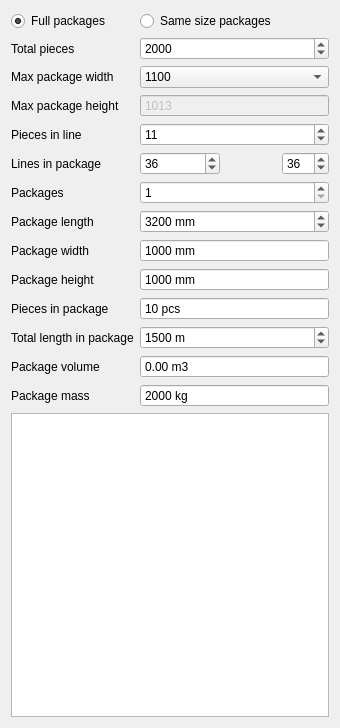
      <widget class="QWidget" name="tab_packaging">
       <attribute name="title">
        <string>Packaging</string>
       </attribute>
       <layout class="QGridLayout" name="gridLayout">
        <item row="5" column="0">
         <widget class="QLabel" name="label_maxPackageWidth">
          <property name="locale">
           <locale language="English" country="UnitedStates"/>
          </property>
          <property name="text">
           <string>Max package width</string>
          </property>
          <property name="buddy">
           <cstring>spinBox_maxPackageWidth</cstring>
          </property>
         </widget>
        </item>
        <item row="14" column="0">
         <widget class="QLabel" name="label_totalLengthInPackage">
          <property name="text">
           <string>Total length in package</string>
          </property>
         </widget>
        </item>
        <item row="7" column="0">
         <widget class="QLabel" name="label_piecesInLine">
          <property name="text">
           <string>Pieces in line</string>
          </property>
          <property name="buddy">
           <cstring>spinBox_piecesInLine</cstring>
          </property>
         </widget>
        </item>
        <item row="8" column="1">
         <widget class="QSpinBox" name="spinBox_linesInPackage">
          <property name="sizePolicy">
           <sizepolicy hsizetype="Fixed" vsizetype="Maximum">
            <horstretch>0</horstretch>
            <verstretch>0</verstretch>
           </sizepolicy>
          </property>
          <property name="minimumSize">
           <size>
            <width>80</width>
            <height>0</height>
           </size>
          </property>
          <property name="locale">
           <locale language="English" country="UnitedStates"/>
          </property>
          <property name="inputMethodHints">
           <set>Qt::ImhDialableCharactersOnly|Qt::ImhDigitsOnly|Qt::ImhNoEditMenu|Qt::ImhNoPredictiveText|Qt::ImhNoTextHandles|Qt::ImhPreferNumbers|Qt::ImhPreferUppercase|Qt::ImhUppercaseOnly</set>
          </property>
          <property name="buttonSymbols">
           <enum>QAbstractSpinBox::UpDownArrows</enum>
          </property>
          <property name="suffix">
           <string/>
          </property>
          <property name="prefix">
           <string/>
          </property>
          <property name="minimum">
           <number>1</number>
          </property>
          <property name="maximum">
           <number>70</number>
          </property>
          <property name="value">
           <number>36</number>
          </property>
         </widget>
        </item>
        <item row="6" column="0">
         <widget class="QLabel" name="label_maxPackageHeight">
          <property name="locale">
           <locale language="English" country="UnitedStates"/>
          </property>
          <property name="text">
           <string>Max package height</string>
          </property>
          <property name="buddy">
           <cstring>spinBox_maxPackageHeight</cstring>
          </property>
         </widget>
        </item>
        <item row="9" column="0">
         <widget class="QLabel" name="label_packages">
          <property name="text">
           <string>Packages</string>
          </property>
         </widget>
        </item>
        <item row="13" column="0">
         <widget class="QLabel" name="label_piecesInPackage">
          <property name="text">
           <string>Pieces in package</string>
          </property>
          <property name="buddy">
           <cstring>spinBox_piecesInPackage</cstring>
          </property>
         </widget>
        </item>
        <item row="15" column="0">
         <widget class="QLabel" name="label_packageVolume">
          <property name="locale">
           <locale language="English" country="UnitedStates"/>
          </property>
          <property name="text">
           <string>Package volume</string>
          </property>
          <property name="buddy">
           <cstring>doubleSpinBox_packageVolume</cstring>
          </property>
         </widget>
        </item>
        <item row="8" column="0">
         <widget class="QLabel" name="label_linesInPackage">
          <property name="text">
           <string>Lines in package</string>
          </property>
          <property name="buddy">
           <cstring>spinBox_linesInPackage</cstring>
          </property>
         </widget>
        </item>
        <item row="4" column="0">
         <widget class="QLabel" name="label_totalPieces">
          <property name="text">
           <string>Total pieces</string>
          </property>
         </widget>
        </item>
        <item row="0" column="0">
         <widget class="QRadioButton" name="radioButton_fullPackages">
          <property name="text">
           <string>Full packages</string>
          </property>
          <property name="checked">
           <bool>true</bool>
          </property>
         </widget>
        </item>
        <item row="12" column="0">
         <widget class="QLabel" name="label_packageHeight">
          <property name="locale">
           <locale language="English" country="UnitedStates"/>
          </property>
          <property name="text">
           <string>Package height</string>
          </property>
          <property name="buddy">
           <cstring>spinBox_packageHeight</cstring>
          </property>
         </widget>
        </item>
        <item row="0" column="1">
         <widget class="QRadioButton" name="radioButton_sameSizePackages">
          <property name="text">
           <string>Same size packages</string>
          </property>
         </widget>
        </item>
        <item row="10" column="0">
         <widget class="QLabel" name="label_packageLength">
          <property name="locale">
           <locale language="English" country="UnitedStates"/>
          </property>
          <property name="text">
           <string>Package length</string>
          </property>
          <property name="buddy">
           <cstring>spinBox_packageLength</cstring>
          </property>
         </widget>
        </item>
        <item row="11" column="0">
         <widget class="QLabel" name="label_packageWidth">
          <property name="locale">
           <locale language="English" country="UnitedStates"/>
          </property>
          <property name="text">
           <string>Package width</string>
          </property>
          <property name="buddy">
           <cstring>spinBox_packageWidth</cstring>
          </property>
         </widget>
        </item>
        <item row="16" column="0">
         <widget class="QLabel" name="label_packageMass">
          <property name="locale">
           <locale language="English" country="UnitedStates"/>
          </property>
          <property name="text">
           <string>Package mass</string>
          </property>
          <property name="buddy">
           <cstring>spinBox_packageMass</cstring>
          </property>
         </widget>
        </item>
        <item row="8" column="2">
         <widget class="QSpinBox" name="spinBox_maxLinesInPackage">
          <property name="sizePolicy">
           <sizepolicy hsizetype="Preferred" vsizetype="Fixed">
            <horstretch>0</horstretch>
            <verstretch>0</verstretch>
           </sizepolicy>
          </property>
          <property name="minimum">
           <number>1</number>
          </property>
          <property name="maximum">
           <number>900</number>
          </property>
          <property name="value">
           <number>36</number>
          </property>
         </widget>
        </item>
        <item row="4" column="1" colspan="2">
         <widget class="QSpinBox" name="spinBox_totalPieces">
          <property name="minimum">
           <number>1</number>
          </property>
          <property name="maximum">
           <number>90000</number>
          </property>
          <property name="value">
           <number>2000</number>
          </property>
         </widget>
        </item>
        <item row="5" column="1" colspan="2">
         <widget class="QComboBox" name="comboBox_maxPackageWidth">
          <property name="currentText">
           <string>1100</string>
          </property>
          <item>
           <property name="text">
            <string>1100</string>
           </property>
          </item>
          <item>
           <property name="text">
            <string>800</string>
           </property>
          </item>
          <item>
           <property name="text">
            <string>1200</string>
           </property>
          </item>
         </widget>
        </item>
        <item row="6" column="1" colspan="2">
         <widget class="QSpinBox" name="spinBox_maxPackageHeight">
          <property name="enabled">
           <bool>false</bool>
          </property>
          <property name="sizePolicy">
           <sizepolicy hsizetype="Minimum" vsizetype="Maximum">
            <horstretch>0</horstretch>
            <verstretch>0</verstretch>
           </sizepolicy>
          </property>
          <property name="locale">
           <locale language="English" country="UnitedStates"/>
          </property>
          <property name="inputMethodHints">
           <set>Qt::ImhDialableCharactersOnly|Qt::ImhDigitsOnly|Qt::ImhNoEditMenu|Qt::ImhNoPredictiveText|Qt::ImhNoTextHandles|Qt::ImhPreferNumbers|Qt::ImhPreferUppercase|Qt::ImhUppercaseOnly</set>
          </property>
          <property name="buttonSymbols">
           <enum>QAbstractSpinBox::NoButtons</enum>
          </property>
          <property name="suffix">
           <string/>
          </property>
          <property name="maximum">
           <number>2000</number>
          </property>
          <property name="singleStep">
           <number>10</number>
          </property>
          <property name="value">
           <number>1013</number>
          </property>
         </widget>
        </item>
        <item row="7" column="1" colspan="2">
         <widget class="QSpinBox" name="spinBox_piecesInLine">
          <property name="sizePolicy">
           <sizepolicy hsizetype="Minimum" vsizetype="Maximum">
            <horstretch>0</horstretch>
            <verstretch>0</verstretch>
           </sizepolicy>
          </property>
          <property name="locale">
           <locale language="English" country="UnitedStates"/>
          </property>
          <property name="inputMethodHints">
           <set>Qt::ImhDialableCharactersOnly|Qt::ImhDigitsOnly|Qt::ImhNoEditMenu|Qt::ImhNoPredictiveText|Qt::ImhNoTextHandles|Qt::ImhPreferNumbers|Qt::ImhPreferUppercase|Qt::ImhUppercaseOnly</set>
          </property>
          <property name="buttonSymbols">
           <enum>QAbstractSpinBox::UpDownArrows</enum>
          </property>
          <property name="suffix">
           <string/>
          </property>
          <property name="prefix">
           <string/>
          </property>
          <property name="minimum">
           <number>1</number>
          </property>
          <property name="maximum">
           <number>60</number>
          </property>
          <property name="value">
           <number>11</number>
          </property>
         </widget>
        </item>
        <item row="9" column="1" colspan="2">
         <widget class="QSpinBox" name="spinBox_packages">
          <property name="suffix">
           <string/>
          </property>
          <property name="minimum">
           <number>1</number>
          </property>
         </widget>
        </item>
        <item row="10" column="1" colspan="2">
         <widget class="QSpinBox" name="spinBox_packageLength">
          <property name="sizePolicy">
           <sizepolicy hsizetype="Minimum" vsizetype="Maximum">
            <horstretch>0</horstretch>
            <verstretch>0</verstretch>
           </sizepolicy>
          </property>
          <property name="locale">
           <locale language="English" country="UnitedStates"/>
          </property>
          <property name="inputMethodHints">
           <set>Qt::ImhDialableCharactersOnly|Qt::ImhDigitsOnly|Qt::ImhNoEditMenu|Qt::ImhNoPredictiveText|Qt::ImhNoTextHandles|Qt::ImhPreferNumbers|Qt::ImhPreferUppercase|Qt::ImhUppercaseOnly</set>
          </property>
          <property name="buttonSymbols">
           <enum>QAbstractSpinBox::UpDownArrows</enum>
          </property>
          <property name="suffix">
           <string> mm</string>
          </property>
          <property name="maximum">
           <number>7000</number>
          </property>
          <property name="singleStep">
           <number>10</number>
          </property>
          <property name="value">
           <number>3200</number>
          </property>
         </widget>
        </item>
        <item row="11" column="1" colspan="2">
         <widget class="QSpinBox" name="spinBox_packageWidth">
          <property name="sizePolicy">
           <sizepolicy hsizetype="Minimum" vsizetype="Maximum">
            <horstretch>0</horstretch>
            <verstretch>0</verstretch>
           </sizepolicy>
          </property>
          <property name="locale">
           <locale language="English" country="UnitedStates"/>
          </property>
          <property name="inputMethodHints">
           <set>Qt::ImhDialableCharactersOnly|Qt::ImhDigitsOnly|Qt::ImhNoEditMenu|Qt::ImhNoPredictiveText|Qt::ImhNoTextHandles|Qt::ImhPreferNumbers|Qt::ImhPreferUppercase|Qt::ImhUppercaseOnly</set>
          </property>
          <property name="readOnly">
           <bool>true</bool>
          </property>
          <property name="buttonSymbols">
           <enum>QAbstractSpinBox::NoButtons</enum>
          </property>
          <property name="suffix">
           <string> mm</string>
          </property>
          <property name="maximum">
           <number>1300</number>
          </property>
          <property name="singleStep">
           <number>10</number>
          </property>
          <property name="value">
           <number>1000</number>
          </property>
         </widget>
        </item>
        <item row="12" column="1" colspan="2">
         <widget class="QSpinBox" name="spinBox_packageHeight">
          <property name="sizePolicy">
           <sizepolicy hsizetype="Minimum" vsizetype="Maximum">
            <horstretch>0</horstretch>
            <verstretch>0</verstretch>
           </sizepolicy>
          </property>
          <property name="locale">
           <locale language="English" country="UnitedStates"/>
          </property>
          <property name="inputMethodHints">
           <set>Qt::ImhDialableCharactersOnly|Qt::ImhDigitsOnly|Qt::ImhNoEditMenu|Qt::ImhNoPredictiveText|Qt::ImhNoTextHandles|Qt::ImhPreferNumbers|Qt::ImhPreferUppercase|Qt::ImhUppercaseOnly</set>
          </property>
          <property name="readOnly">
           <bool>true</bool>
          </property>
          <property name="buttonSymbols">
           <enum>QAbstractSpinBox::NoButtons</enum>
          </property>
          <property name="suffix">
           <string> mm</string>
          </property>
          <property name="maximum">
           <number>2000</number>
          </property>
          <property name="singleStep">
           <number>10</number>
          </property>
          <property name="value">
           <number>1000</number>
          </property>
         </widget>
        </item>
        <item row="13" column="1" colspan="2">
         <widget class="QSpinBox" name="spinBox_piecesInPackage">
          <property name="sizePolicy">
           <sizepolicy hsizetype="Minimum" vsizetype="Maximum">
            <horstretch>0</horstretch>
            <verstretch>0</verstretch>
           </sizepolicy>
          </property>
          <property name="locale">
           <locale language="English" country="UnitedStates"/>
          </property>
          <property name="inputMethodHints">
           <set>Qt::ImhDialableCharactersOnly|Qt::ImhDigitsOnly|Qt::ImhNoEditMenu|Qt::ImhNoPredictiveText|Qt::ImhNoTextHandles|Qt::ImhPreferNumbers|Qt::ImhPreferUppercase|Qt::ImhUppercaseOnly</set>
          </property>
          <property name="readOnly">
           <bool>false</bool>
          </property>
          <property name="buttonSymbols">
           <enum>QAbstractSpinBox::NoButtons</enum>
          </property>
          <property name="suffix">
           <string> pcs</string>
          </property>
          <property name="prefix">
           <string/>
          </property>
          <property name="minimum">
           <number>1</number>
          </property>
          <property name="maximum">
           <number>9999</number>
          </property>
          <property name="value">
           <number>10</number>
          </property>
         </widget>
        </item>
        <item row="14" column="1" colspan="2">
         <widget class="QSpinBox" name="spinBox_totalLengthInPackage">
          <property name="suffix">
           <string> m</string>
          </property>
          <property name="maximum">
           <number>9000</number>
          </property>
          <property name="value">
           <number>1500</number>
          </property>
         </widget>
        </item>
        <item row="15" column="1" colspan="2">
         <widget class="QDoubleSpinBox" name="doubleSpinBox_packageVolume">
          <property name="sizePolicy">
           <sizepolicy hsizetype="Minimum" vsizetype="Maximum">
            <horstretch>0</horstretch>
            <verstretch>0</verstretch>
           </sizepolicy>
          </property>
          <property name="locale">
           <locale language="English" country="UnitedStates"/>
          </property>
          <property name="inputMethodHints">
           <set>Qt::ImhDialableCharactersOnly|Qt::ImhDigitsOnly|Qt::ImhNoEditMenu|Qt::ImhNoPredictiveText|Qt::ImhNoTextHandles|Qt::ImhPreferNumbers|Qt::ImhPreferUppercase|Qt::ImhUppercaseOnly</set>
          </property>
          <property name="readOnly">
           <bool>true</bool>
          </property>
          <property name="buttonSymbols">
           <enum>QAbstractSpinBox::NoButtons</enum>
          </property>
          <property name="suffix">
           <string> m3</string>
          </property>
          <property name="decimals">
           <number>2</number>
          </property>
         </widget>
        </item>
        <item row="16" column="1" colspan="2">
         <widget class="QSpinBox" name="spinBox_packageMass">
          <property name="sizePolicy">
           <sizepolicy hsizetype="Minimum" vsizetype="Maximum">
            <horstretch>0</horstretch>
            <verstretch>0</verstretch>
           </sizepolicy>
          </property>
          <property name="locale">
           <locale language="English" country="UnitedStates"/>
          </property>
          <property name="inputMethodHints">
           <set>Qt::ImhDialableCharactersOnly|Qt::ImhDigitsOnly|Qt::ImhNoEditMenu|Qt::ImhNoPredictiveText|Qt::ImhNoTextHandles|Qt::ImhPreferNumbers|Qt::ImhPreferUppercase|Qt::ImhUppercaseOnly</set>
          </property>
          <property name="readOnly">
           <bool>true</bool>
          </property>
          <property name="buttonSymbols">
           <enum>QAbstractSpinBox::NoButtons</enum>
          </property>
          <property name="suffix">
           <string> kg</string>
          </property>
          <property name="minimum">
           <number>1</number>
          </property>
          <property name="maximum">
           <number>9000</number>
          </property>
          <property name="value">
           <number>2000</number>
          </property>
         </widget>
        </item>
        <item row="18" column="0" colspan="3">
         <widget class="QGraphicsView" name="graphicsView_packaging">
          <property name="sizePolicy">
           <sizepolicy hsizetype="Preferred" vsizetype="Fixed">
            <horstretch>0</horstretch>
            <verstretch>0</verstretch>
           </sizepolicy>
          </property>
          <property name="minimumSize">
           <size>
            <width>0</width>
            <height>304</height>
           </size>
          </property>
          <property name="baseSize">
           <size>
            <width>0</width>
            <height>0</height>
           </size>
          </property>
          <property name="verticalScrollBarPolicy">
           <enum>Qt::ScrollBarAlwaysOff</enum>
          </property>
          <property name="horizontalScrollBarPolicy">
           <enum>Qt::ScrollBarAlwaysOff</enum>
          </property>
          <property name="sizeAdjustPolicy">
           <enum>QAbstractScrollArea::AdjustToContents</enum>
          </property>
         </widget>
        </item>
       </layout>
       <widget class="QSpinBox" name="spinBox_maxPackageWidth">
        <property name="enabled">
         <bool>false</bool>
        </property>
        <property name="geometry">
         <rect>
          <x>9</x>
          <y>815</y>
          <width>315</width>
          <height>26</height>
         </rect>
        </property>
        <property name="sizePolicy">
         <sizepolicy hsizetype="Minimum" vsizetype="Preferred">
          <horstretch>0</horstretch>
          <verstretch>0</verstretch>
         </sizepolicy>
        </property>
        <property name="locale">
         <locale language="English" country="UnitedStates"/>
        </property>
        <property name="inputMethodHints">
         <set>Qt::ImhDialableCharactersOnly|Qt::ImhDigitsOnly|Qt::ImhNoEditMenu|Qt::ImhNoPredictiveText|Qt::ImhNoTextHandles|Qt::ImhPreferNumbers|Qt::ImhPreferUppercase|Qt::ImhUppercaseOnly</set>
        </property>
        <property name="wrapping">
         <bool>false</bool>
        </property>
        <property name="frame">
         <bool>true</bool>
        </property>
        <property name="buttonSymbols">
         <enum>QAbstractSpinBox::UpDownArrows</enum>
        </property>
        <property name="keyboardTracking">
         <bool>false</bool>
        </property>
        <property name="suffix">
         <string/>
        </property>
        <property name="maximum">
         <number>1300</number>
        </property>
        <property name="singleStep">
         <number>1</number>
        </property>
        <property name="value">
         <number>1100</number>
        </property>
       </widget>
      </widget>
